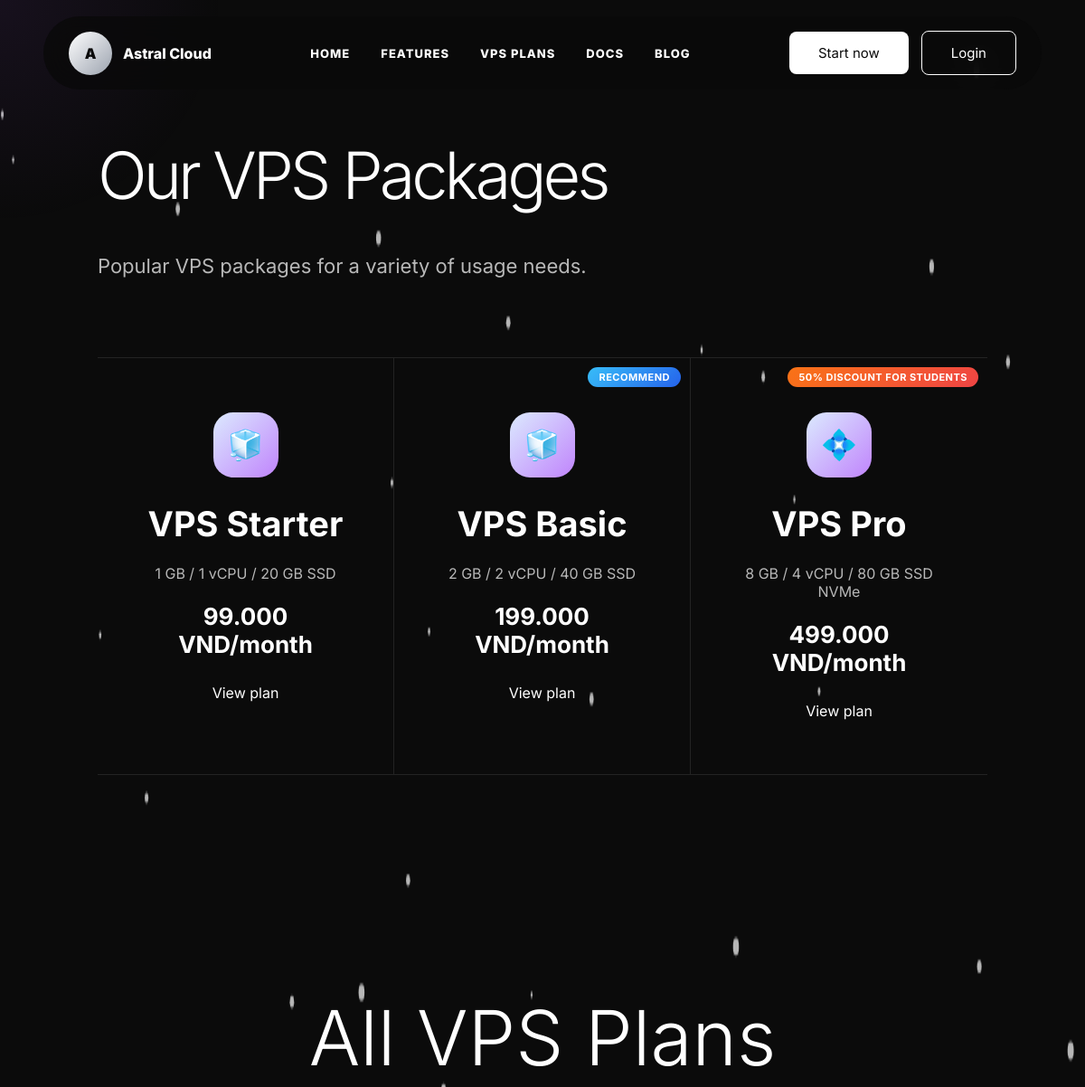
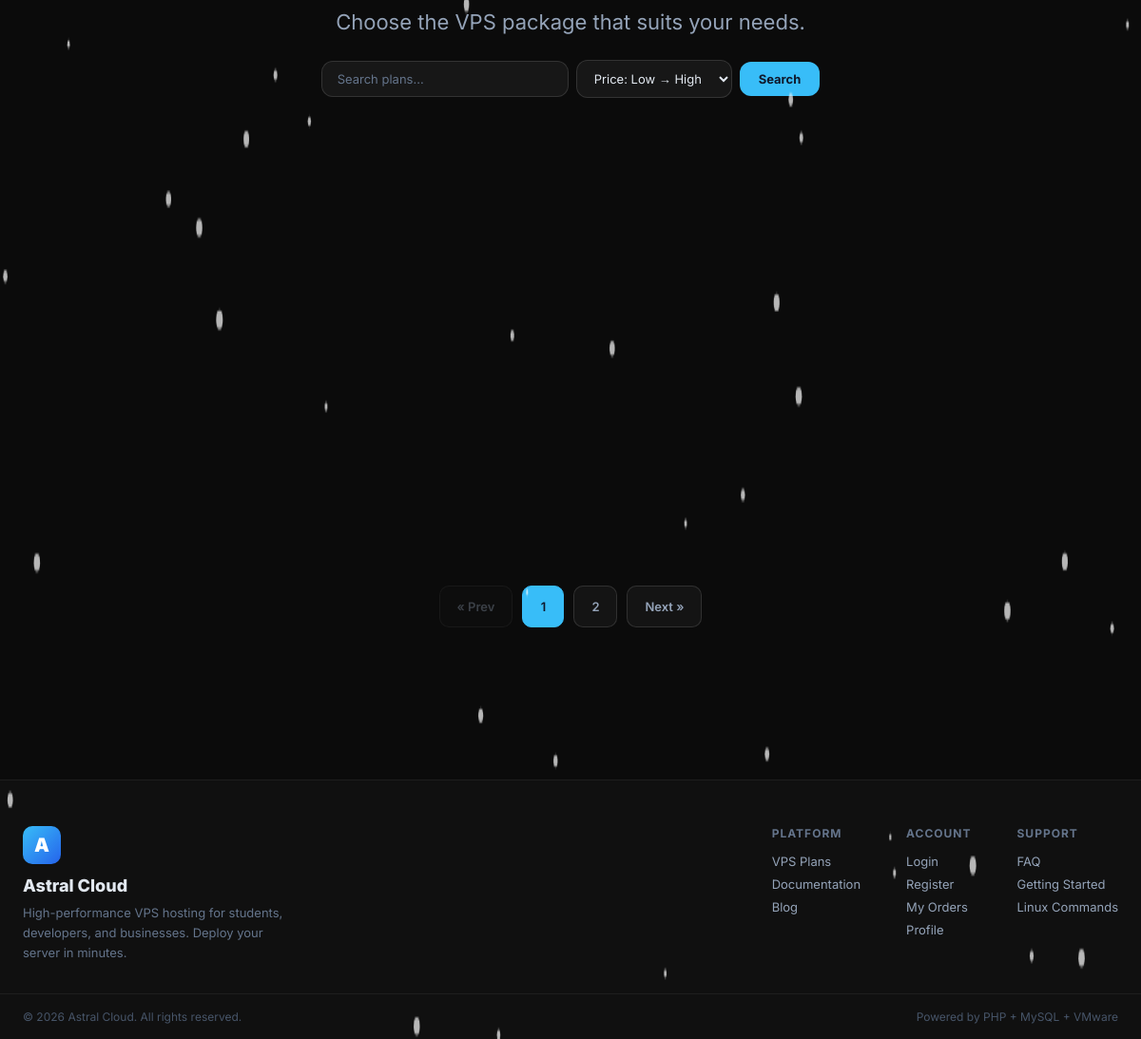
The app's page /plans with its own data (2 pictures, top to bottom).
### tables this page shows
CREATE TABLE products (
    id            INT UNSIGNED AUTO_INCREMENT PRIMARY KEY,
    name          VARCHAR(150)  NOT NULL,                         
    slug          VARCHAR(200)  NOT NULL UNIQUE,                  
    description   TEXT          DEFAULT NULL,
     
    cpu           VARCHAR(50)   NOT NULL,                         
    ram           VARCHAR(50)   NOT NULL,                         
    storage       VARCHAR(50)   NOT NULL,                         
    bandwidth     VARCHAR(50)   NOT NULL,                         
    os_options    VARCHAR(255)  DEFAULT NULL,                     
     
    price         DECIMAL(15,2) NOT NULL,                         
    stock         INT           NOT NULL DEFAULT 100,             
    image         VARCHAR(255)  DEFAULT 'default_product.png',
     
    is_active     TINYINT(1)    NOT NULL DEFAULT 1,               
    created_by    INT UNSIGNED  DEFAULT NULL,                     
    created_at    TIMESTAMP     NOT NULL DEFAULT CURRENT_TIMESTAMP,
    updated_at    TIMESTAMP     NOT NULL DEFAULT CURRENT_TIMESTAMP ON UPDATE CURRENT_TIMESTAMP,

    FOREIGN KEY (created_by) REFERENCES users(id) ON DELETE SET NULL,
    INDEX idx_is_active (is_active),
    INDEX idx_price (price),
    INDEX idx_slug (slug)
);

### src/app/Core/Response.php (called while the page is built, shortened)
<?php
class Response
{
    public function render(string $view, array $data = []): void
    {
        extract($data);
        require __DIR__ . '/../../Views/layouts/header.php';
        require __DIR__ . "/../../Views/{$view}.php";
        require __DIR__ . '/../../Views/layouts/footer.php';
    }
}

### src/index.php (called while the page is built, shortened)
<?php
    $_response = new Response();
    function view(string $view, array $data = []): void {
        global $_response;
        $_response->render($view, $data);
    }
    $router = new Router();
    $router->get('/',           \App\Controllers\ProductController::class, 'index');
    $router->get('/plans',      \App\Controllers\ProductController::class, 'plans');
    $router->get('/product',    \App\Controllers\ProductController::class, 'detail');
    $router->get('/blog',       \App\Controllers\ProductController::class, 'blog');
    $router->get('/docs',       \App\Controllers\ProductController::class, 'docs');
    $router->get('/api/health', \App\Controllers\HealthController::class, 'index');
    $router->get('/api/service-status', \App\Controllers\ConsoleController::class, 'status');
    $router->get('/login',      \App\Controllers\AuthController::class, 'login');
    $router->post('/login',     \App\Controllers\AuthController::class, 'login');
    $router->get('/register',   \App\Controllers\AuthController::class, 'register');
    $router->post('/register',  \App\Controllers\AuthController::class, 'register');
    $router->get('/logout',     \App\Controllers\AuthController::class, 'logout');
    $router->get('/verify',     \App\Controllers\AuthController::class, 'verify');
    $router->get('/verify-otp', \App\Controllers\AuthController::class, 'showOtpForm');
    $router->post('/verify-otp',\App\Controllers\AuthController::class, 'showOtpForm');
    $router->get('/forgot-password',    \App\Controllers\PasswordResetController::class, 'forgot');
    $router->post('/forgot-password',   \App\Controllers\PasswordResetController::class, 'forgot');
    $router->get('/reset-password',     \App\Controllers\PasswordResetController::class, 'reset');
    $router->post('/reset-password',    \App\Controllers\PasswordResetController::class, 'reset');
    $router->get('/mfa-verify',     \App\Controllers\AuthController::class, 'mfaVerify');
    $router->post('/mfa-verify',    \App\Controllers\AuthController::class, 'mfaVerify');
    $router->get('/mfa-setup',      \App\Controllers\ProfileController::class, 'setupMfa');
    $router->post('/mfa-setup',     \App\Controllers\ProfileController::class, 'setupMfa');
    $router->get('/cart',           \App\Controllers\CartController::class, 'index');
    $router->post('/cart/add',      \App\Controllers\CartController::class, 'add');
    $router->post('/cart/remove',   \App\Controllers\CartController::class, 'remove');
    $router->post('/cart/update',   \App\Controllers\CartController::class, 'update');
    $router->get('/cart/count',     \App\Controllers\CartController::class, 'count');
    $router->get('/checkout',       \App\Controllers\CheckoutController::class, 'index');
    $router->post('/checkout/place-order',      \App\Controllers\CheckoutController::class, 'placeOrder');
    $router->get('/checkout/place-order',       \App\Controllers\CheckoutController::class, 'placeOrderGet');
    $router->get('/checkout/success',           \App\Controllers\CheckoutController::class, 'success');
    $router->post('/checkout/validate-voucher', \App\Controllers\CheckoutController::class, 'validateVoucher');
    $router->get('/payment/vnpay-return',   \App\Controllers\PaymentController::class, 'vnpayReturn');
    $router->get('/payment/vnpay-ipn',      \App\Controllers\PaymentController::class, 'vnpayIpn');
    $router->get('/orders',             \App\Controllers\OrderController::class, 'index');
    $router->get('/orders/invoice',     \App\Controllers\OrderController::class, 'invoice');
    $router->post('/orders/cancel',     \App\Controllers\OrderController::class, 'cancel');
    $router->post('/service/stop',      \App\Controllers\ServiceController::class, 'stop');
    $router->post('/service/start',     \App\Controllers\ServiceController::class, 'start');
    $router->post('/service/restart',   \App\Controllers\ServiceController::class, 'restart');
    $router->post('/service/rebuild',   \App\Controllers\ServiceController::class, 'rebuild');
    $router->get('/inbox',              \App\Controllers\InboxController::class, 'index');
    $router->post('/inbox/read',        \App\Controllers\InboxController::class, 'markRead');
    $router->get('/profile',            \App\Controllers\ProfileController::class, 'index');
    $router->post('/profile/update',    \App\Controllers\ProfileController::class, 'update');
    $router->get('/console',            \App\Controllers\ConsoleController::class, 'index');
    $router->get('/admin/orders',           \App\Controllers\AdminOrderController::class, 'index');
    $router->get('/admin/orders/invoice',   \App\Controllers\AdminOrderController::class, 'invoice');
    $router->post('/admin/orders/update',   \App\Controllers\AdminOrderController::class, 'update');
    $router->get('/admin/products',         \App\Controllers\AdminProductController::class, 'index');
    $router->post('/admin/products/store',  \App\Controllers\AdminProductController::class, 'store');
    $router->post('/admin/products/update', \App\Controllers\AdminProductController::class, 'update');
    $router->post('/admin/products/toggle', \App\Controllers\AdminProductController::class, 'toggle');
    $router->get('/admin',                  \App\Controllers\AdminDashboardController::class, 'index');
    $router->get('/admin/dashboard',        \App\Controllers\AdminDashboardController::class, 'index');
    $router->get('/admin/users',            \App\Controllers\AdminUserController::class, 'index');
    $router->post('/admin/users/toggle-lock', \App\Controllers\AdminUserController::class, 'toggleLock');
    $router->get('/admin/vouchers',         \App\Controllers\AdminVoucherController::class, 'index');
    $router->post('/admin/vouchers/store',  \App\Controllers\AdminVoucherController::class, 'store');
    $router->post('/admin/vouchers/toggle', \App\Controllers\AdminVoucherController::class, 'toggle');
    $router->get('/admin/reviews',          \App\Controllers\AdminReviewController::class, 'index');
    $router->post('/admin/reviews/toggle',   \App\Controllers\AdminReviewController::class, 'toggle');
    $router->get('/admin/emails',           \App\Controllers\AdminEmailController::class, 'index');
    $router->post('/admin/emails/send',     \App\Controllers\AdminEmailController::class, 'send');
    $router->get('/admin/audit-logs',      \App\Controllers\AdminAuditLogController::class, 'index');
    $router->post('/review/submit',        \App\Controllers\ReviewController::class, 'submit');
    $router->dispatch();

### src/Controllers/ProductController.php (called while the page is built, shortened)
<?php
class ProductController extends Controller {
    public function plans(): void {
        $perPage = 3;
        $page    = max(1, (int) ($_GET['page'] ?? 1));
        $search  = trim($_GET['search'] ?? '');
        $sort    = $_GET['sort'] ?? 'price_asc';
        $allPlans = Product::getFiltered($search, $sort);
        $totalPages = (int) ceil(count($allPlans) / $perPage);
        $page = min($page, $totalPages ?: 1);
        $offset = ($page - 1) * $perPage;
        $vps_plans = array_slice($allPlans, $offset, $perPage);
        $product_reviews = [];
        foreach ($vps_plans as $plan) {
            $product_reviews[$plan['id']] = Review::getByProduct((int) $plan['id']);
        }
        $can_review = [];
        view('plans/index', [
            'vps_plans'       => $vps_plans,
            'featured_plans'  => array_slice(Product::getFiltered(), 0, 3),
            'product_reviews' => $product_reviews,
            'can_review'      => $can_review,
            'page'            => $page,
            'total_pages'     => $totalPages,
            'search'          => $search,
            'sort'            => $sort,
            'css'             => ['products'],
            'title'           => 'VPS Plans | Astral Cloud',
        ]);
    }
}

### src/Models/Product.php (called while the page is built, shortened)
<?php
class Product {
    public static function getFiltered(string $search = '', string $sort = 'price_asc'): array {
        $pdo = Database::getConnection();
        $where  = ['is_active = 1'];
        $params = [];
        $sortMap = [
            'price_asc'  => 'price ASC',
            'price_desc' => 'price DESC',
            'rating'     => 'id ASC',
            'name'       => 'name ASC',
        ];
        $orderBy = $sortMap[$sort] ?? 'price ASC';
        $whereClause = implode(' AND ', $where);
        $sql = "SELECT * FROM products WHERE {$whereClause} ORDER BY {$orderBy}";
        $stmt = $pdo->prepare($sql);
        $stmt->execute($params);
        $results = $stmt->fetchAll();
        return $results;
    }
}

### src/Views/plans/index.php (the view, shortened to what this page needs)
<canvas id="particleCanvas" style="position:fixed;top:0;left:0;width:100%;height:100%;z-index:0;pointer-events:none;"></canvas>
<script>
(function() {
    var canvas = document.getElementById('particleCanvas');
    var ctx = canvas.getContext('2d');
    var particles = [];
    var mouse = { x: -1000, y: -1000 };
    var PARTICLE_COUNT = 60;
    var CONNECT_DIST = 140;
    var LINE_COLOR = 'rgba(255, 255, 255, 0.18)';
    var PARTICLE_COLOR = 'rgba(255, 255, 255, 0.7)';
    function resize() {
        canvas.width = window.innerWidth;
        canvas.height = window.innerHeight;
    }
    resize();
    window.addEventListener('resize', resize);
    document.addEventListener('mousemove', function(e) {
        mouse.x = e.clientX;
        mouse.y = e.clientY;
    });
    function Particle() {
        this.x = Math.random() * canvas.width;
        this.y = Math.random() * canvas.height;
        this.vx = (Math.random() - 0.5) * 0.6;
        this.vy = (Math.random() - 0.5) * 0.6;
        this.radius = Math.random() * 2.5 + 1;
    }
    Particle.prototype.update = function() {
        this.x += this.vx;
        this.y += this.vy;
        if (this.x < 0 || this.x > canvas.width) this.vx *= -1;
        if (this.y < 0 || this.y > canvas.height) this.vy *= -1;
        this.vx += (Math.random() - 0.5) * 0.03;
        this.vy += (Math.random() - 0.5) * 0.03;
        var speed = Math.sqrt(this.vx * this.vx + this.vy * this.vy);
        var maxSpeed = 1.0;
        if (speed > maxSpeed) { this.vx *= maxSpeed / speed; this.vy *= maxSpeed / speed; }
    };
    for (var i = 0; i < PARTICLE_COUNT; i++) {
        particles.push(new Particle());
    }
    function draw() {
        ctx.clearRect(0, 0, canvas.width, canvas.height);
        for (var i = 0; i < particles.length; i++) {
            var p = particles[i];
            p.update();
            ctx.beginPath();
            ctx.arc(p.x, p.y, p.radius, 0, Math.PI * 2);
            ctx.fillStyle = PARTICLE_COLOR;
            ctx.fill();
            var dx = mouse.x - p.x;
            var dy = mouse.y - p.y;
            var dist = Math.sqrt(dx * dx + dy * dy);
            if (dist < CONNECT_DIST) {
                var alpha = 1 - (dist / CONNECT_DIST);
                ctx.beginPath();
                ctx.moveTo(mouse.x, mouse.y);
                ctx.lineTo(p.x, p.y);
                ctx.strokeStyle = 'rgba(125,211,252,' + (alpha * 0.25).toFixed(2) + ')';
                ctx.lineWidth = 1;
                ctx.stroke();
            }
        }
        requestAnimationFrame(draw);
    }
    draw();
})();
</script>
<section id="features" class="page-section package-section">
    <h2>Our VPS Packages</h2>
    <p>Popular VPS packages for a variety of usage needs.</p>
    <div class="package-grid">
        <?php foreach ($featured_plans as $plan): ?>
            <div class="package-card">
                <?php if ($plan['slug'] === 'vps-basic'): ?>
                    <span class="plan-badge plan-badge-recommend">Recommend</span>
                <?php elseif ($plan['slug'] === 'vps-pro'): ?>
                    <span class="plan-badge plan-badge-discount">50% discount for students</span>
                <?php endif; ?>
                <div class="package-icon">
                    <?php
                    $icon = str_contains(strtolower($plan['name']), 'starter') ? '🧊'
                        : (str_contains(strtolower($plan['name']), 'basic') ? '🧊'
                        : (str_contains(strtolower($plan['name']), 'pro') ? '💠'
                        : (str_contains(strtolower($plan['name']), 'gaming') ? '🎮'
                        : (str_contains(strtolower($plan['name']), 'business') ? '🔷'
                        : (str_contains(strtolower($plan['name']), 'enterprise') ? '⚡' : '🖥')))));
                    ?>
                    <?= $icon ?>
                </div>
                <h3><?= htmlspecialchars($plan['name']) ?></h3>
                <p><?= htmlspecialchars($plan['ram']) ?> / <?= htmlspecialchars($plan['cpu']) ?> / <?= htmlspecialchars($plan['storage']) ?></p>
                <strong><?= number_format($plan['price'], 0, ',', '.') ?> VND/month</strong>
                <a href="/product?slug=<?= urlencode($plan['slug']) ?>">View plan</a>
            </div>
        <?php endforeach; ?>
    </div>
</section>
<section id="plans" class="products-section">
    <h1>All VPS Plans</h1>
    <p>Choose the VPS package that suits your needs.</p>
    <div class="plans-controls">
        <form method="GET" action="/plans#plans" class="plans-search-form">
            <input type="text" name="search" placeholder="Search plans..." value="<?= htmlspecialchars($search) ?>" class="plans-search-input">
            <select name="sort" class="plans-sort-select" onchange="this.form.submit()">
                <option value="price_asc" <?= $sort === 'price_asc' ? 'selected' : '' ?>>Price: Low → High</option>
            </select>
            <button type="submit" class="plans-search-btn">Search</button>
        </form>
    </div>
    <?php if (empty($vps_plans)): ?>
        <p style="text-align:center;color:#6b7280;padding:40px;">No VPS plans match your search.</p>
    <?php else: ?>
    <div class="vps-grid">
    </div>
    <?php endif; ?>
    <?php
    $queryParams = '';
    ?>
    <?php if ($total_pages > 1): ?>
    <div class="pagination">
        <?php if ($page > 1): ?>
            <a href="/plans?page=<?= $page - 1 ?><?= $queryParams ?>#plans" class="pagination-btn">&laquo; Prev</a>
        <?php else: ?>
            <span class="pagination-btn disabled">&laquo; Prev</span>
        <?php endif; ?>
        <?php for ($i = 1; $i <= $total_pages; $i++): ?>
            <?php if ($i === $page): ?>
                <span class="pagination-btn active"><?= $i ?></span>
            <?php else: ?>
                <a href="/plans?page=<?= $i ?><?= $queryParams ?>#plans" class="pagination-btn"><?= $i ?></a>
            <?php endif; ?>
        <?php endfor; ?>
        <?php if ($page < $total_pages): ?>
            <a href="/plans?page=<?= $page + 1 ?><?= $queryParams ?>#plans" class="pagination-btn">Next &raquo;</a>
        <?php else: ?>
            <span class="pagination-btn disabled">Next &raquo;</span>
        <?php endif; ?>
    </div>
    <?php endif; ?>
</section>

### records on screen
products: name "🧊", name "VPS Starter", ram "1 GB", cpu "1 vCPU", storage "20 GB SSD", price "99.000"
products: slug "RECOMMEND", name "🧊", name "VPS Basic", ram "2 GB", cpu "2 vCPU", storage "40 GB SSD", price "199.000"
products: slug "50% DISCOUNT FOR STUDENTS", name "💠", name "VPS Pro", ram "8 GB", cpu "4 vCPU", storage "80 GB SSD NVMe", price "499.000"
